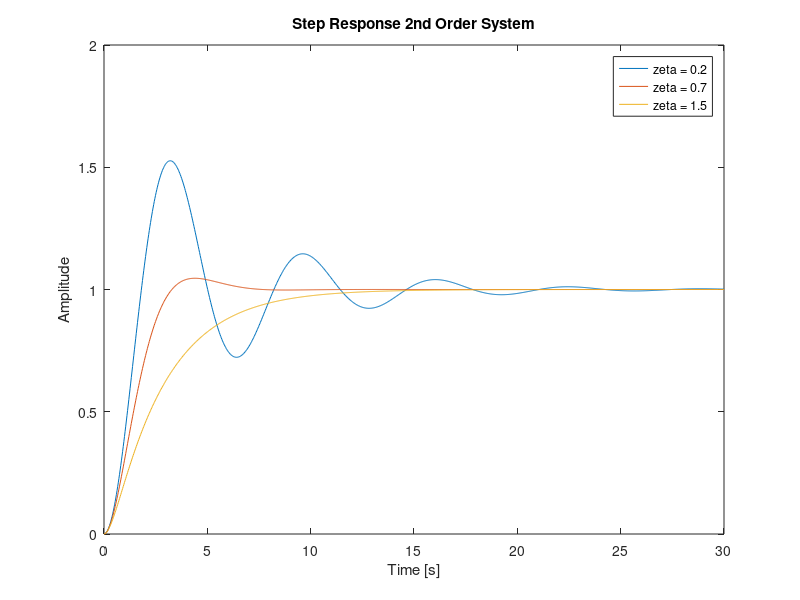
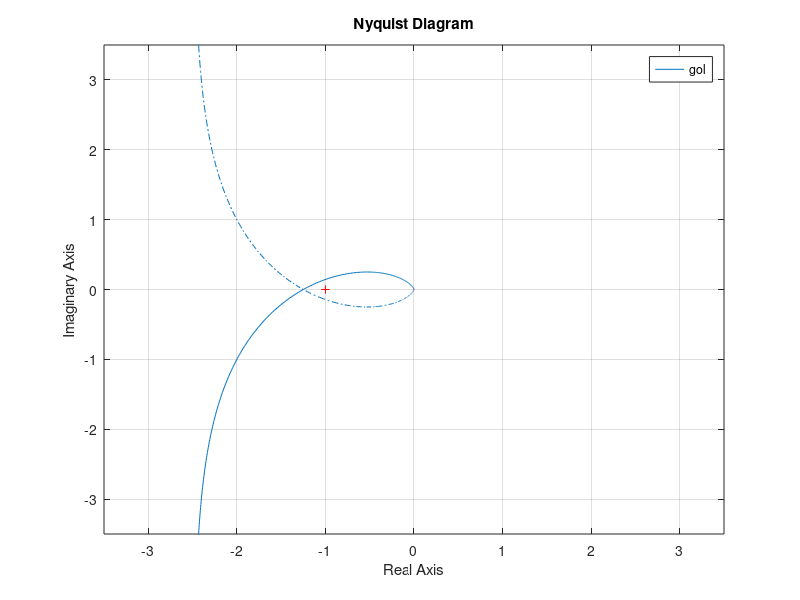
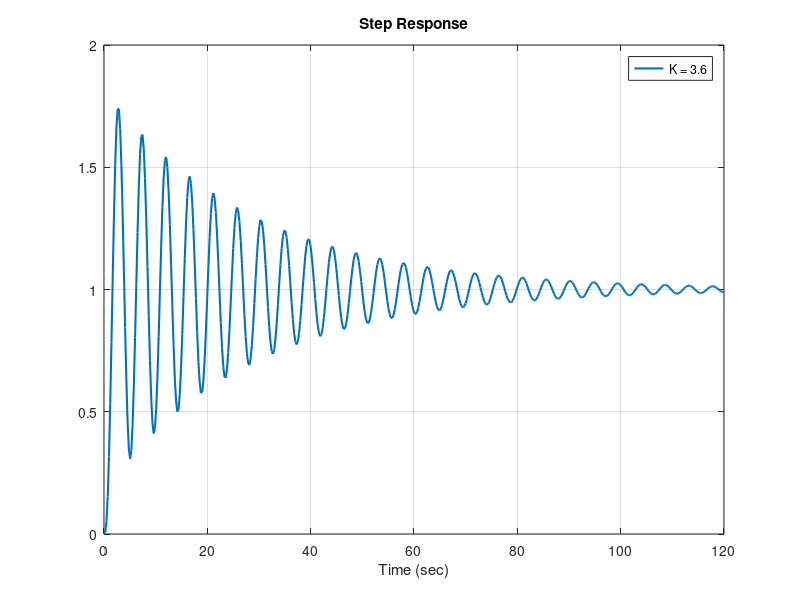
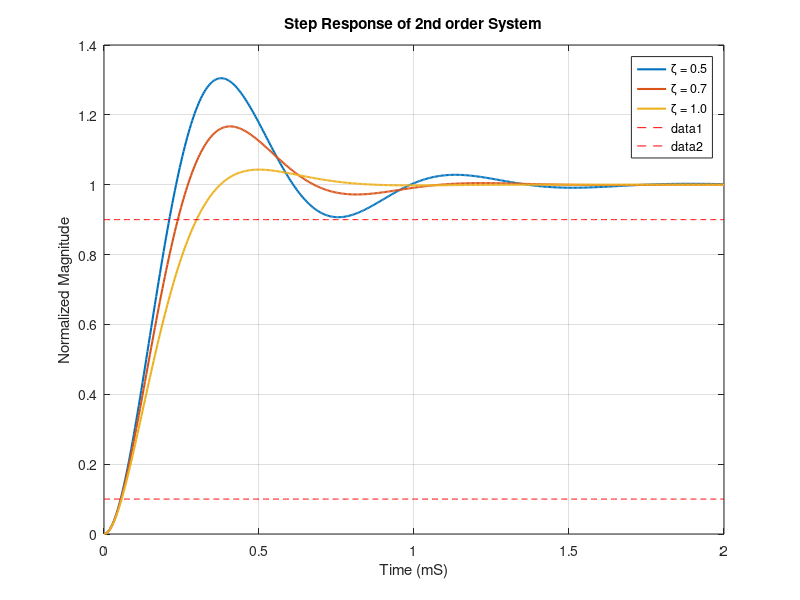

MATLAB code for these plots, in order: (Note: this script raises an error after producing the figures.)
%% Step Response - 2nd Order System
zetas = [0.2, 0.7, 1.5];
t = linspace(0, 30, 1000);

figure;
for zeta = zetas
    sys = tf(1, [1, 2 * zeta, 1]);
    [yout,t ] = step(sys, t);
    plot(t, yout, 'DisplayName', sprintf('zeta = %.1f', zeta));
    hold on;
end

legend;
xlabel('Time [s]');
ylabel('Amplitude');
title('Step Response 2nd Order System');

%% Roots of the characteristic equation
roots([1, 2, 2, 0]) % finding the poles of the open loop gain (the roots of the denominator)


%% Nyquist Plot Example
K = 5;
gol = tf(K, [1, 2, 2, 0]);

figure;
nyquist(gol);
axis([-K/2 - 1, K/2 + 1, -K/2 - 1, K/2 + 1]);

%% Step response
K = 3.6;
gol = tf(K, [1, 2, 2, 0]);

figure;
T = linspace(0, 120, 500);
[yout, n] = step(gol/(1 + gol), T);
plot(n, yout, 'LineWidth', 1.5, 'DisplayName', ['K = ', num2str(K)]);
title('Step Response');
xlabel('Time (sec)');
legend();
grid on;

%% Using a Step Response test to estimate loop BW
wn = 2 * pi * 1000;
zeta1 = 0.5;
zeta2 = 0.7;
zeta3 = 1.0;

gol1 = tf(wn^2, [1, 2 * zeta1 * wn, wn^2]);
gol2 = tf(wn^2, [1, 2 * zeta2 * wn, wn^2]);
gol3 = tf(wn^2, [1, 2 * zeta3 * wn, wn^2]);

T = linspace(0, 0.002, 500);
[yout1, t1] = step(2 * gol1/(1 + gol1), T);   
[yout2, t2] = step(2 * gol2/(1 + gol2), T);
[yout3, t3] = step(2 * gol3/(1 + gol3), T);

figure;
plot(t1 * 1000, yout1, 'LineWidth', 1.5, 'DisplayName', '\zeta = 0.5');
hold on;
plot(t2 * 1000, yout2, 'LineWidth', 1.5, 'DisplayName', '\zeta = 0.7');
plot(t3 * 1000, yout3, 'LineWidth', 1.5, 'DisplayName', '\zeta = 1.0');
plot(t1 * 1000, 0.9 * ones(size(t1)), 'r--');
plot(t1 * 1000, 0.1 * ones(size(t1)), 'r--');
title('Step Response of 2nd order System');
xlabel('Time (mS)');
ylabel('Normalized Magnitude');
legend();
grid on;

figure;
[mag1, ph1, freq1] = bode(gol1/(1 + gol1));   
[mag2, ph2, freq2] = bode(gol2/(1 + gol2));
[mag3, ph3, freq3] = bode(gol3/(1 + gol3));
mag1 = squeeze(mag1);
mag2 = squeeze(mag2);
mag3 = squeeze(mag3);
subplot(2,1,1);
semilogx(freq1/(2*pi), db(mag1) - db(mag1(1)), 'LineWidth', 1.5, 'DisplayName', '\zeta = 0.5');
hold on;
semilogx(freq2/(2*pi), db(mag2) - db(mag2(1)), 'LineWidth', 1.5, 'DisplayName', '\zeta = 0.7');
semilogx(freq3/(2*pi), db(mag3) - db(mag3(1)), 'LineWidth', 1.5, 'DisplayName', '\zeta = 1.0');
title('Frequency Response of 2nd order System');
axis([ 0 16000 -48 5])
xlabel('Frequency (Hz)');
ylabel('Magnitude (dB)');
legend();
grid on;

subplot(2,1,2);
plot(freq1/(2*pi), db(mag1) - db(mag1(1)), 'LineWidth', 1.5, 'DisplayName', '\zeta = 0.5');
hold on;
plot(freq2/(2*pi), db(mag2) - db(mag2(1)), 'LineWidth', 1.5, 'DisplayName', '\zeta = 0.7');
plot(freq3/(2*pi), db(mag3) - db(mag3(1)), 'LineWidth', 1.5, 'DisplayName', '\zeta = 1.0');
plot(freq3/(2*pi), -3 * ones(size(freq3)), 'r--');
axis([ 0 16000 -48 5])
xlabel('Frequency (Hz)');
ylabel('Magnitude (dB)');
legend();
grid on;

%% Ramp response
K = 1;
gol = tf(K, [1, 2, 2, 0]);

integrator = tf(1, [1, 0]);

figure;
T = linspace(0, 20, 500);
[yout, n] = step(integrator * gol/(1 + gol), T);
plot(n, yout, 'LineWidth', 1.5, 'DisplayName', ['K = ' num2str(K)]);
title('Step Response');
xlabel('Time (sec)');
legend();
grid on;

%% Root locus
K = 1;
gol = tf(K, [1, 2, 2, 0]);

figure;
rlocus(gol);
title('Root Locus');

%% Pole Zero Map
K = 1;
gol = tf(K, [1, 2, 2, 0]);

figure;
pzmap(1/(1+K*gol),'r')
grid on

%% Mapping
T = pi/10;
gol_d = c2d(gol, T, 'impulse');
disp(gol_d);
figure;
pzmap(gol_d);

% Comparing frequency response of the continuous and discrete systems
figure;
bode(gol_d)
hold on
bode(gol)

p2 = exp((-1-1j)*T);
p3 = exp((-1+1j)*T);
disp(p2);
disp(p3);
conv([1, -1], conv([1, -p2], [1, -p3]))
%% Matched Z transform
% directly map poles and zeros using z<= e^(-sT)

T = pi/10;

% Continuous-time poles
p1 = 1;
p2 = exp((-1-1j)*T);
p3 = exp((-1+1j)*T);

disp(['p1 = ', num2str(p1), ', p2 = ', num2str(p2), ', p3 = ', num2str(p3)]);

% Create the denominator polynomial
denom = conv([1, -1], conv([1, -p2], [1, -p3]));

disp(['denom = ', num2str(denom)]);

% Create the discrete-time transfer function
gol_d2 = tf([1, 0, 0, 0], real(denom), T);

figure;
pzmap(gol_d2);

% Calculate the gain factor
impulse_response_gol = impulse(gol, [0:100]*T);
impulse_response_gol_d2 = impulse(gol_d2, [0:100]*T);
gain = impulse_response_gol(end) / impulse_response_gol_d2(end);
disp(['Gain = ', num2str(gain)]);

%% Compare Impulse Responses
time_axis = (0:29)*T;
figure()
[yout_c1, time_out1] = impulse(gol, time_axis);
hold on
[yout_d2, time_out2] = impulse(gol_d, time_axis);
hold on
[yout_d3, time_out3] = impulse(gol_d2, time_axis);

figure;
title("Comparative Impulse Responses");
plot(time_out1, yout_c1, 'LineWidth', 1.5, 'DisplayName', 'Continuous-Time');
hold on;
plot(time_out2, yout_d2, 'r--', 'LineWidth', 1.5, 'DisplayName', 'Impulse Invariance');
plot(time_out3, gain*yout_d3, 'LineWidth', 1.5, 'DisplayName', 'Matched-Z');
hold off;
legend;
grid;

figure;
bode(gol);
hold on
bode(gol_d);
hold on
bode(gol_d2);
legend('Continuous-Time', 'Impulse Invariance', 'Matched-Z');
title('Bode Plot');



%% Power control Loop
K = 1;
golz = tf(0.83155 * K, [1, -1, 0], 1);
disp(golz);

figure;
nyquist(golz);
axis([-1.4, 0.5, -10, 10]);

figure;
nyquist(-1/golz);
axis([-2.5, 1.5, -2.5, 2.5]);
axis equal;

[rlist, klist] = rlocus(golz);
figure;
plot(real(rlist), imag(rlist));
title('Root Locus');
angle = linspace(0, 2*pi, 512);
hold on;
plot(real(exp(1j*angle)), imag(exp(1j*angle)));
hold off;
axis([-2, 2, -1.5, 1.5]);


sys1 = tf(0.01464, [1, -1], 1);
sys2 = tf(56.8, [1, 0], 1);
n = 0:24;

% Step is done on the closed-loop system
K = 0.5;
figure;
[yout, n] = step(1500*feedback(K*sys1, sys2), n);
stairs(n, squeeze(yout), 'DisplayName', sprintf('K = %.2f', K));

K = 0.25;
[yout, n] = step(1500*feedback(K*sys1, sys2), n);
hold on;
stairs(n, squeeze(yout), 'r', 'DisplayName', sprintf('K = %.2f', K));
hold off;

grid on;
legend;
title('Discrete Power Control Loop Step Response');
ylabel('Power Gain [dB]');
xlabel('Sample Number');